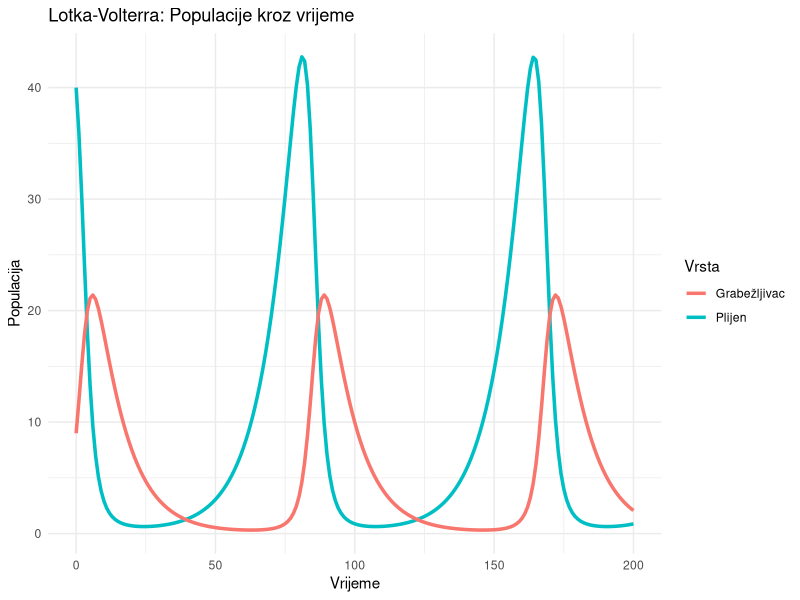
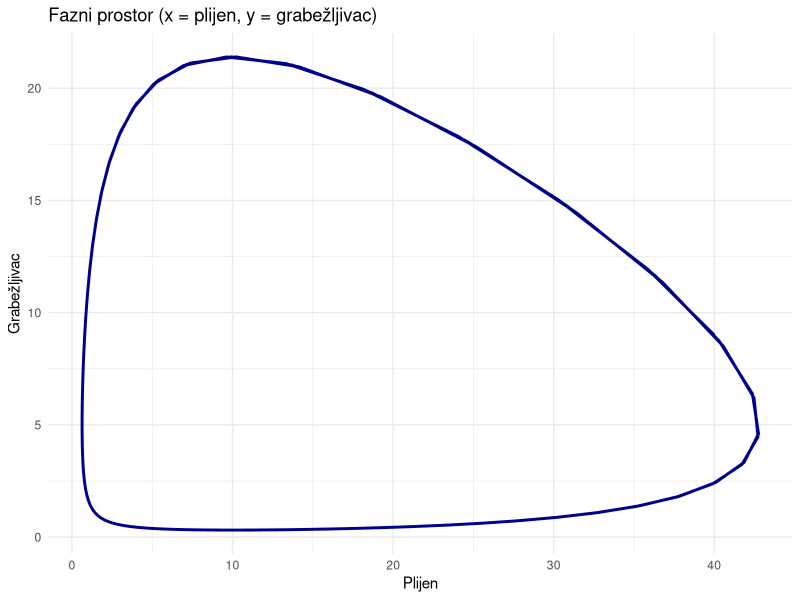
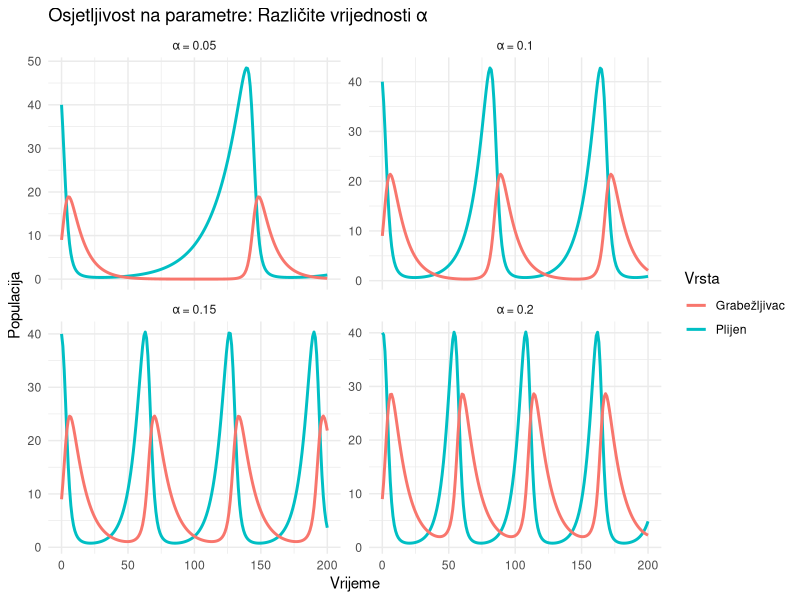
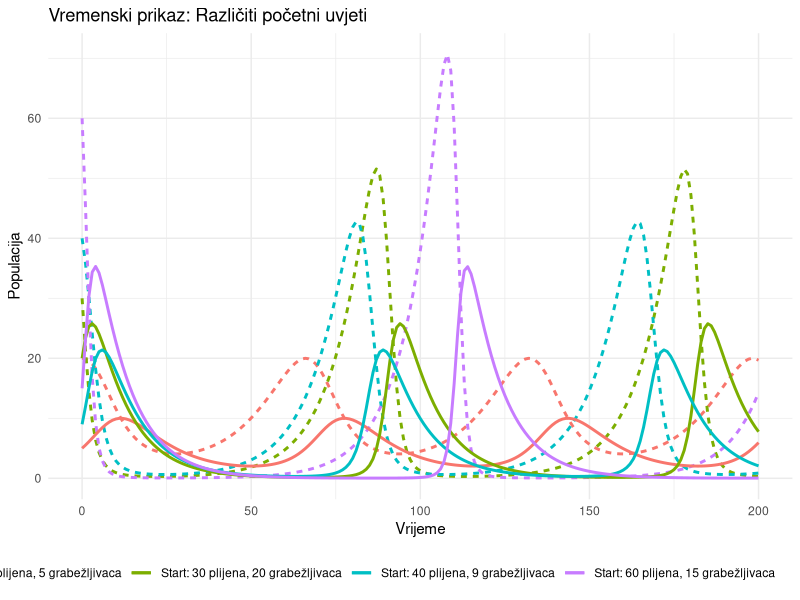
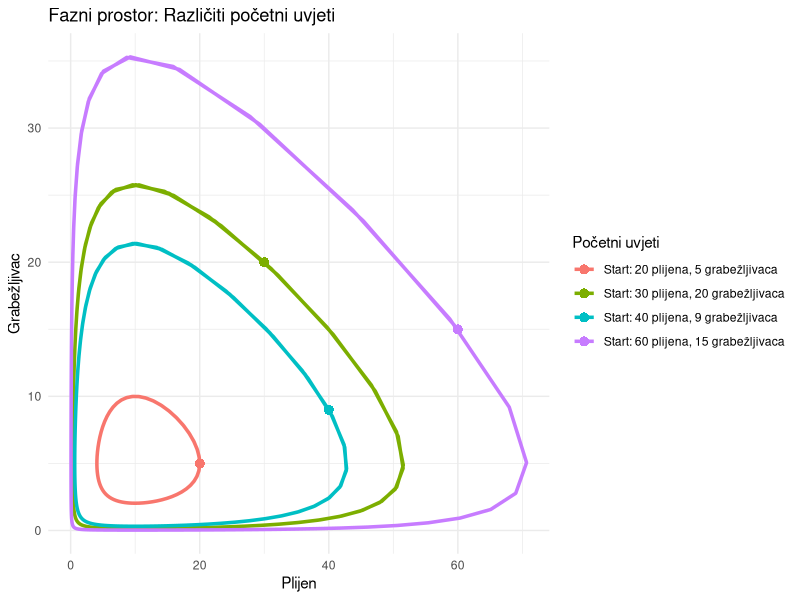

These charts were generated, in order, by the following R code:
# ========================================
# Lotka-Volterra simulacija (Plijen - Predator)
# ========================================

# ---- UČITAVANJE PAKETA ----
if(!require(deSolve)) install.packages("deSolve", dependencies = TRUE)
if(!require(ggplot2)) install.packages("ggplot2", dependencies = TRUE)

library(deSolve)
library(ggplot2)

# ---- DEFINICIJA MODELA ----
lotka_volterra <- function(t, state, parameters) {
  with(as.list(c(state, parameters)), {
    dx <- alpha * x - beta * x * y      # Rast plijena
    dy <- delta * x * y - gamma * y     # Rast grabežljivca
    list(c(dx, dy))
  })
}

# ---- PARAMETRI I STANJE ----
parameters <- c(
  alpha = 0.1,   # stopa rasta plijena
  beta  = 0.02,  # utjecaj grabežljivca na plijen
  delta = 0.01,  # koristi za grabežljivca od plijena
  gamma = 0.1    # stopa smrtnosti grabežljivca
)

state <- c(
  x = 40,  # inicijalni broj plijena
  y = 9    # inicijalni broj grabežljivaca
)

times <- seq(0, 200, by = 1)

# ---- SIMULACIJA ----
out <- ode(y = state, times = times, func = lotka_volterra, parms = parameters)
out <- as.data.frame(out)

# ---- GRAFIČKI PRIKAZ ----

# 1. Populacije kroz vrijeme
pop_plot <- ggplot(out, aes(x = time)) +
  geom_line(aes(y = x, color = "Plijen"), size = 1.2) +
  geom_line(aes(y = y, color = "Grabežljivac"), size = 1.2) +
  labs(title = "Lotka-Volterra: Populacije kroz vrijeme",
       x = "Vrijeme", y = "Populacija", color = "Vrsta") +
  theme_minimal()

print(pop_plot)

# 2. Fazni prostor
phase_plot <- ggplot(out, aes(x = x, y = y)) +
  geom_path(color = "darkblue", size = 1) +
  labs(title = "Fazni prostor (x = plijen, y = grabežljivac)",
       x = "Plijen", y = "Grabežljivac") +
  theme_minimal()

print(phase_plot)

# ---- ANALIZA OSJETLJIVOSTI PARAMETARA ----
# Testiranje različitih vrijednosti alpha (stopa rasta plijena)
alpha_values <- c(0.05, 0.1, 0.15, 0.2)
sensitivity_results <- list()

for(i in 1:length(alpha_values)) {
  params_temp <- parameters
  params_temp["alpha"] <- alpha_values[i]
  
  out_temp <- ode(y = state, times = times, func = lotka_volterra, parms = params_temp)
  out_temp <- as.data.frame(out_temp)
  out_temp$alpha_value <- alpha_values[i]
  sensitivity_results[[i]] <- out_temp
}

# Kombiniranje rezultata
sensitivity_data <- do.call(rbind, sensitivity_results)
sensitivity_data$alpha_label <- paste("α =", sensitivity_data$alpha_value)

# Grafički prikaz osjetljivosti
sensitivity_plot <- ggplot(sensitivity_data, aes(x = time)) +
  geom_line(aes(y = x, color = "Plijen"), size = 1) +
  geom_line(aes(y = y, color = "Grabežljivac"), size = 1) +
  facet_wrap(~alpha_label, scales = "free_y") +
  labs(title = "Osjetljivost na parametre: Različite vrijednosti α",
       x = "Vrijeme", y = "Populacija", color = "Vrsta") +
  theme_minimal()

print(sensitivity_plot)

# ---- ANALIZA RAZLIČITIH POČETNIH UVJETA ----
initial_conditions <- list(
  c(x = 20, y = 5),
  c(x = 40, y = 9),    # originalne vrijednosti
  c(x = 60, y = 15),
  c(x = 30, y = 20)
)

initial_results <- list()
for(i in 1:length(initial_conditions)) {
  out_temp <- ode(y = initial_conditions[[i]], times = times, 
                  func = lotka_volterra, parms = parameters)
  out_temp <- as.data.frame(out_temp)
  out_temp$condition <- paste("Start:", initial_conditions[[i]]["x"], 
                              "plijena,", initial_conditions[[i]]["y"], "grabežljivaca")
  initial_results[[i]] <- out_temp
}

initial_data <- do.call(rbind, initial_results)

# 1. Vremenski prikaz različitih početnih uvjeta
time_initial_plot <- ggplot(initial_data, aes(x = time, color = condition)) +
  geom_line(aes(y = x, linetype = "Plijen"), size = 1) +
  geom_line(aes(y = y, linetype = "Grabežljivac"), size = 1) +
  labs(title = "Vremenski prikaz: Različiti početni uvjeti",
       x = "Vrijeme", y = "Populacija", 
       color = "Početni uvjeti", linetype = "Vrsta") +
  theme_minimal() +
  theme(legend.position = "bottom")
print(time_initial_plot)

# 2. Fazni prostor: Različiti početni uvjeti
phase_initial_plot <- ggplot(initial_data, aes(x = x, y = y, color = condition)) +
  geom_path(size = 1.2) +
  geom_point(data = initial_data[initial_data$time == 0, ], 
             aes(x = x, y = y), size = 3, shape = 16) +
  labs(title = "Fazni prostor: Različiti početni uvjeti",
       x = "Plijen", y = "Grabežljivac", color = "Početni uvjeti") +
  theme_minimal()
print(phase_initial_plot)

# ---- SPREMANJE PODATAKA ----
write.csv(out, "rezultati_simulacije.csv", row.names = FALSE)
